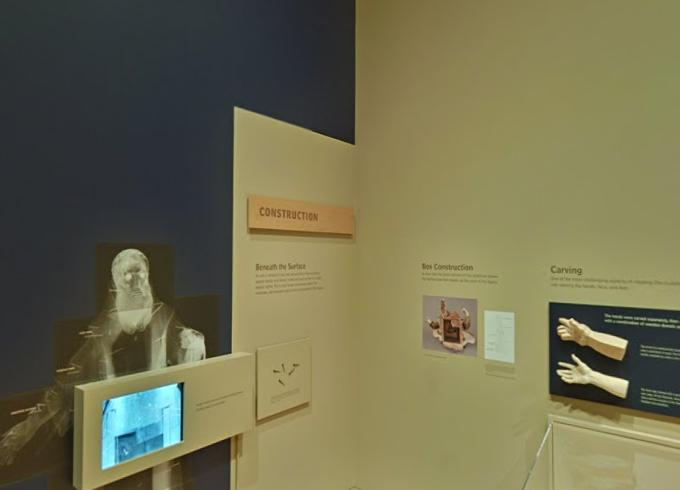
#> input picture COMP90086_2021_Project_test/test/IMG4324_5.jpg, 680 x 490 px, given in place of aero1.jpg, which was not available
$ python asift.py COMP90086_2021_Project_test/test/IMG4324_5.jpg
#> lines starting #> are read from the running program, lines starting #| are printed output that depends on the picture; after the words box and inside, x2 and y2 are one past the last pixel; in counts of white or black regions, pixels touching at a corner belong together; pictures that were not available may be replaced by others from this repository, and a replacement may not be noted
### find_obj.py
#!/usr/bin/env python

'''
Feature-based image matching sample.

Note, that you will need the https://github.com/opencv/opencv_contrib repo for SIFT and SURF

USAGE
  find_obj.py [--feature=<sift|surf|orb|akaze|brisk>[-flann]] [ <image1> <image2> ]

  --feature  - Feature to use. Can be sift, surf, orb or brisk. Append '-flann'
               to feature name to use Flann-based matcher instead bruteforce.

  Press left mouse button on a feature point to see its matching point.
'''

# Python 2/3 compatibility
from __future__ import print_function

import numpy as np
import cv2 as cv

from common import anorm, getsize

FLANN_INDEX_KDTREE = 1  # bug: flann enums are missing
FLANN_INDEX_LSH    = 6


def init_feature(name):
    chunks = name.split('-')
    if chunks[0] == 'sift':
        detector = cv.SIFT_create()
        norm = cv.NORM_L2
    elif chunks[0] == 'surf':
        detector = cv.xfeatures2d.SURF_create(800)
        norm = cv.NORM_L2
    elif chunks[0] == 'orb':
        detector = cv.ORB_create(400)
        norm = cv.NORM_HAMMING
    elif chunks[0] == 'akaze':
        detector = cv.AKAZE_create()
        norm = cv.NORM_HAMMING
    elif chunks[0] == 'brisk':
        detector = cv.BRISK_create()
        norm = cv.NORM_HAMMING
    else:
        return None, None
    if 'flann' in chunks:
        if norm == cv.NORM_L2:
            flann_params = dict(algorithm = FLANN_INDEX_KDTREE, trees = 5)
        else:
            flann_params= dict(algorithm = FLANN_INDEX_LSH,
                               table_number = 6, # 12
                               key_size = 12,     # 20
                               multi_probe_level = 1) #2
        matcher = cv.FlannBasedMatcher(flann_params, dict(checks=50))  # bug : need to pass empty dict (#1329)
    else:
        matcher = cv.BFMatcher(norm)
    return detector, matcher


def filter_matches(kp1, kp2, matches, ratio = 0.75):
    mkp1, mkp2 = [], []
    for m in matches:
        if len(m) == 2 and m[0].distance < m[1].distance * ratio:
            m = m[0]
            mkp1.append( kp1[m.queryIdx] )
            mkp2.append( kp2[m.trainIdx] )
    p1 = np.float32([kp.pt for kp in mkp1])
    p2 = np.float32([kp.pt for kp in mkp2])
    kp_pairs = zip(mkp1, mkp2)
    return p1, p2, list(kp_pairs)

def explore_match(win, img1, img2, kp_pairs, status = None, H = None):
    h1, w1 = img1.shape[:2]
    h2, w2 = img2.shape[:2]
    vis = np.zeros((max(h1, h2), w1+w2), np.uint8)
    vis[:h1, :w1] = img1
    vis[:h2, w1:w1+w2] = img2
    vis = cv.cvtColor(vis, cv.COLOR_GRAY2BGR)

    if H is not None:
        corners = np.float32([[0, 0], [w1, 0], [w1, h1], [0, h1]])
        corners = np.int32( cv.perspectiveTransform(corners.reshape(1, -1, 2), H).reshape(-1, 2) + (w1, 0) )
        cv.polylines(vis, [corners], True, (255, 255, 255))

    if status is None:
        status = np.ones(len(kp_pairs), np.bool_)
    p1, p2 = [], []  # python 2 / python 3 change of zip unpacking
    for kpp in kp_pairs:
        p1.append(np.int32(kpp[0].pt))
        p2.append(np.int32(np.array(kpp[1].pt) + [w1, 0]))

    green = (0, 255, 0)
    red = (0, 0, 255)
    kp_color = (51, 103, 236)
    for (x1, y1), (x2, y2), inlier in zip(p1, p2, status):
        if inlier:
            col = green
            cv.circle(vis, (x1, y1), 2, col, -1)
            cv.circle(vis, (x2, y2), 2, col, -1)
        else:
            col = red
            r = 2
            thickness = 3
            cv.line(vis, (x1-r, y1-r), (x1+r, y1+r), col, thickness)
            cv.line(vis, (x1-r, y1+r), (x1+r, y1-r), col, thickness)
            cv.line(vis, (x2-r, y2-r), (x2+r, y2+r), col, thickness)
            cv.line(vis, (x2-r, y2+r), (x2+r, y2-r), col, thickness)
    vis0 = vis.copy()
    for (x1, y1), (x2, y2), inlier in zip(p1, p2, status):
        if inlier:
            cv.line(vis, (x1, y1), (x2, y2), green)

    cv.imshow(win, vis)

    # [20 lines left out: function onmouse, not called in this run]
    cv.setMouseCallback(win, onmouse)
    return vis


# [50 lines left out: function main, not called in this run]


# [4 lines that do not run on import are left out]

### common.py
#!/usr/bin/env python

'''
This module contains some common routines used by other samples.
'''

# Python 2/3 compatibility
from __future__ import print_function
import sys
PY3 = sys.version_info[0] == 3

if PY3:
    from functools import reduce

import numpy as np
import cv2 as cv

# built-in modules
import os
import itertools as it
from contextlib import contextmanager

image_extensions = ['.bmp', '.jpg', '.jpeg', '.png', '.tif', '.tiff', '.pbm', '.pgm', '.ppm']

class Bunch(object):
    def __init__(self, **kw):
        self.__dict__.update(kw)
    def __str__(self):
        return str(self.__dict__)

# [4 lines left out: function splitfn, not called in this run]

def anorm2(a):
    return (a*a).sum(-1)
def anorm(a):
    return np.sqrt( anorm2(a) )

# [44 lines left out: functions homotrans, to_rect, rect2rect_mtx, lookat, mtx2rvec, draw_str, not called in this run]

class Sketcher:
    # [8 lines left out: function __init__, not called in this run]

    def show(self):
        cv.imshow(self.windowname, self.dests[0])

    # [13 lines left out: function on_mouse, not called in this run]


# palette data from matplotlib/_cm.py
_jet_data =   {'red':   ((0., 0, 0), (0.35, 0, 0), (0.66, 1, 1), (0.89,1, 1),
                         (1, 0.5, 0.5)),
               'green': ((0., 0, 0), (0.125,0, 0), (0.375,1, 1), (0.64,1, 1),
                         (0.91,0,0), (1, 0, 0)),
               'blue':  ((0., 0.5, 0.5), (0.11, 1, 1), (0.34, 1, 1), (0.65,0, 0),
                         (1, 0, 0))}

cmap_data = { 'jet' : _jet_data }

# [14 lines left out: function make_cmap, not called in this run]

def nothing(*arg, **kw):
    pass

def clock():
    return cv.getTickCount() / cv.getTickFrequency()

@contextmanager
def Timer(msg):
    print(msg, '...',)
    start = clock()
    try:
        yield
    finally:
        print("%.2f ms" % ((clock()-start)*1000))

class StatValue:
    def __init__(self, smooth_coef = 0.5):
        self.value = None
        self.smooth_coef = smooth_coef
    # [6 lines left out: function update, not called in this run]

class RectSelector:
    # [31 lines left out: functions __init__, onmouse, draw, not called in this run]
    @property
    def dragging(self):
        return self.drag_rect is not None


# [24 lines left out: functions grouper, mosaic, not called in this run]

def getsize(img):
    h, w = img.shape[:2]
    return w, h

def mdot(*args):
    return reduce(np.dot, args)

# [4 lines left out: function draw_keypoints, not called in this run]

### asift.py
#!/usr/bin/env python

'''
Affine invariant feature-based image matching sample.

This sample is similar to find_obj.py, but uses the affine transformation
space sampling technique, called ASIFT [1]. While the original implementation
is based on SIFT, you can try to use SURF or ORB detectors instead. Homography RANSAC
is used to reject outliers. Threading is used for faster affine sampling.

[1] http://www.ipol.im/pub/algo/my_affine_sift/

USAGE
  asift.py [--feature=<sift|surf|orb|brisk>[-flann]] [ <image1> <image2> ]

  --feature  - Feature to use. Can be sift, surf, orb or brisk. Append '-flann'
               to feature name to use Flann-based matcher instead bruteforce.

  Press left mouse button on a feature point to see its matching point.
'''

# Python 2/3 compatibility
from __future__ import print_function

import numpy as np
import cv2 as cv

# built-in modules
import itertools as it
from multiprocessing.pool import ThreadPool

# local modules
from common import Timer
from find_obj import init_feature, filter_matches, explore_match


def affine_skew(tilt, phi, img, mask=None):
    '''
    affine_skew(tilt, phi, img, mask=None) -> skew_img, skew_mask, Ai

    Ai - is an affine transform matrix from skew_img to img
    '''
    h, w = img.shape[:2]
    if mask is None:
        mask = np.zeros((h, w), np.uint8)
        mask[:] = 255
    A = np.float32([[1, 0, 0], [0, 1, 0]])
    if phi != 0.0:
        phi = np.deg2rad(phi)
        s, c = np.sin(phi), np.cos(phi)
        A = np.float32([[c,-s], [ s, c]])
        corners = [[0, 0], [w, 0], [w, h], [0, h]]
        tcorners = np.int32( np.dot(corners, A.T) )
        x, y, w, h = cv.boundingRect(tcorners.reshape(1,-1,2))
        A = np.hstack([A, [[-x], [-y]]])
        img = cv.warpAffine(img, A, (w, h), flags=cv.INTER_LINEAR, borderMode=cv.BORDER_REPLICATE)
    if tilt != 1.0:
        s = 0.8*np.sqrt(tilt*tilt-1)
        img = cv.GaussianBlur(img, (0, 0), sigmaX=s, sigmaY=0.01)
        img = cv.resize(img, (0, 0), fx=1.0/tilt, fy=1.0, interpolation=cv.INTER_NEAREST)
        A[0] /= tilt
    if phi != 0.0 or tilt != 1.0:
        h, w = img.shape[:2]
        mask = cv.warpAffine(mask, A, (w, h), flags=cv.INTER_NEAREST)
    Ai = cv.invertAffineTransform(A)
    return img, mask, Ai


def affine_detect(detector, img, mask=None, pool=None):
    '''
    affine_detect(detector, img, mask=None, pool=None) -> keypoints, descrs

    Apply a set of affine transformations to the image, detect keypoints and
    reproject them into initial image coordinates.
    See http://www.ipol.im/pub/algo/my_affine_sift/ for the details.

    ThreadPool object may be passed to speedup the computation.
    '''
    params = [(1.0, 0.0)]
    for t in 2**(0.5*np.arange(1,6)):
        for phi in np.arange(0, 180, 72.0 / t):
            params.append((t, phi))

    def f(p):
        t, phi = p
        timg, tmask, Ai = affine_skew(t, phi, img)
        keypoints, descrs = detector.detectAndCompute(timg, tmask)
        for kp in keypoints:
            x, y = kp.pt
            kp.pt = tuple( np.dot(Ai, (x, y, 1)) )
        if descrs is None:
            descrs = []
        return keypoints, descrs

    keypoints, descrs = [], []
    if pool is None:
        ires = it.imap(f, params)
    else:
        ires = pool.imap(f, params)

    for i, (k, d) in enumerate(ires):
        #print('affine sampling: %d / %d\r' % (i+1, len(params)), end='')
        keypoints.extend(k)
        descrs.extend(d)

    return keypoints, np.array(descrs)


def main():
    import sys, getopt
    opts, args = getopt.getopt(sys.argv[1:], '', ['feature='])
    opts = dict(opts)
    feature_name = opts.get('--feature', 'brisk-flann')
    try:
        fn1, fn2 = args
    except:
        fn1 = 'aero1.jpg'
        fn2 = 'aero3.jpg'

    img1 = cv.imread(cv.samples.findFile(fn1), cv.IMREAD_GRAYSCALE)
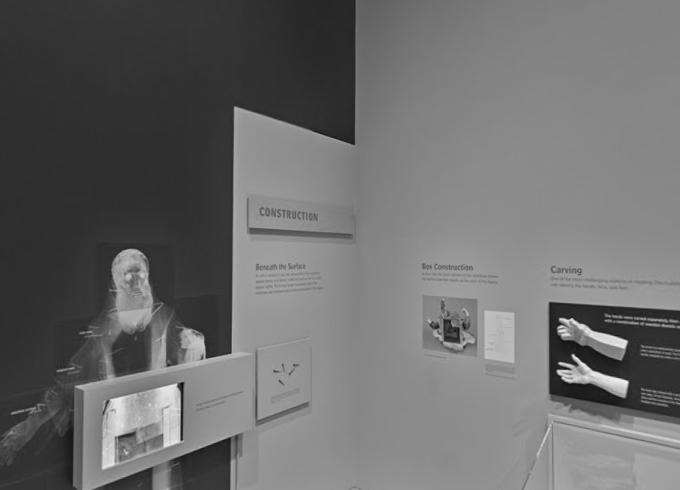
#> img1: shape (490, 680); min 7, max 254, mean 107.8
    img2 = cv.imread(cv.samples.findFile(fn2), cv.IMREAD_GRAYSCALE)
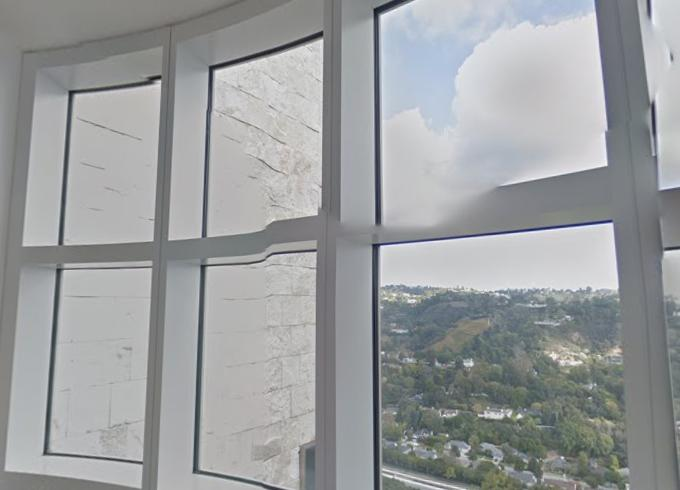
#> input picture COMP90086_2021_Project_test/test/IMG4346_3.jpg, 680 x 490 px, given in place of aero3.jpg, which was not available
#> img2: shape (490, 680); min 18, max 252, mean 156.8
    detector, matcher = init_feature(feature_name)

    if img1 is None:
        print('Failed to load fn1:', fn1)
        sys.exit(1)

    if img2 is None:
        print('Failed to load fn2:', fn2)
        sys.exit(1)

    if detector is None:
        print('unknown feature:', feature_name)
        sys.exit(1)

    print('using', feature_name)

    pool=ThreadPool(processes = cv.getNumberOfCPUs())
    kp1, desc1 = affine_detect(detector, img1, pool=pool)
#> in f, `timg, tmask, Ai = affine_skew(t, phi, img)`: tmask: shape (490, 680); every value is 255
#> in f, `timg, tmask, Ai = affine_skew(t, phi, img)`: Ai = [[1, 0, 0], [0, 1, 0]]
#> in f, `keypoints, descrs = detector.detectAndCompute(timg, tmask)`: keypoints = 560 keypoints; strongest (x, y, size): (557, 371, 18), (622, 340, 35.4), (573, 357, 29.1), (626, 382, 25.9)
#> the loop in affine_detect, `for i, (k, d) in enumerate(ires): #print('affine sampling: %d / %d\r' ..` made 43 passes
#> pass 1, in affine_skew (call 2), `img = cv.resize(img, (0, 0), fx=1.0/tilt, fy=1.0, interpolation=cv.INT..`:
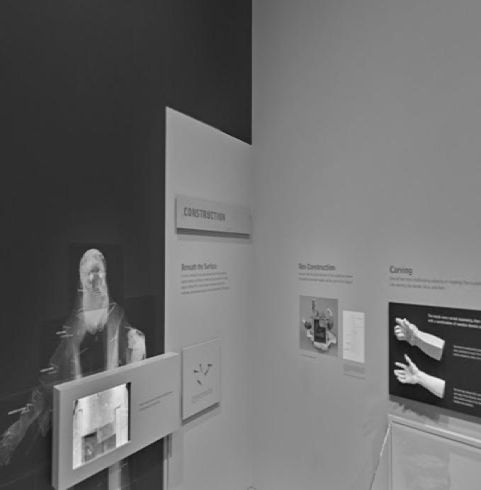
#> img: shape (490, 481); min 16, max 242, mean 107.7
#> after the loop in affine_detect, `for i, (k, d) in enumerate(ires):`: descrs = 6541 items; keypoints = 6541 keypoints; strongest (x, y, size): (624, 382, 29.7), (557, 371, 18), (623, 382, 31.1), (620, 343, 39.3)
#> kp1 has the same summary as keypoints in affine_detect
    kp2, desc2 = affine_detect(detector, img2, pool=pool)
#> in f (call 44), `keypoints, descrs = detector.detectAndCompute(timg, tmask)`: keypoints = 745 keypoints; strongest (x, y, size): (447, 435, 12), (609, 224, 20.6), (604, 162, 41.4), (610, 225, 25.8)
#> the loop in affine_detect (call 2), `for i, (k, d) in enumerate(ires): #print('affine sampling: %d / %d\r' ..` made 43 passes
#> pass 1, in affine_skew (call 45), `img = cv.resize(img, (0, 0), fx=1.0/tilt, fy=1.0, interpolation=cv.INT..`:
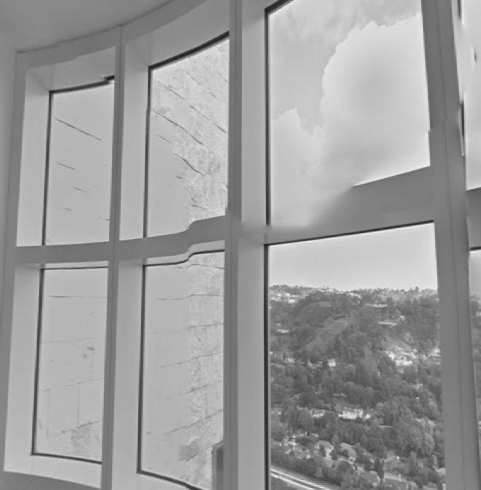
#> img: shape (490, 481); min 26, max 245, mean 156.8
#> pass 2, in affine_skew (call 46), `img = cv.warpAffine(img, A, (w, h), flags=cv.INTER_LINEAR, borderMode=..`:
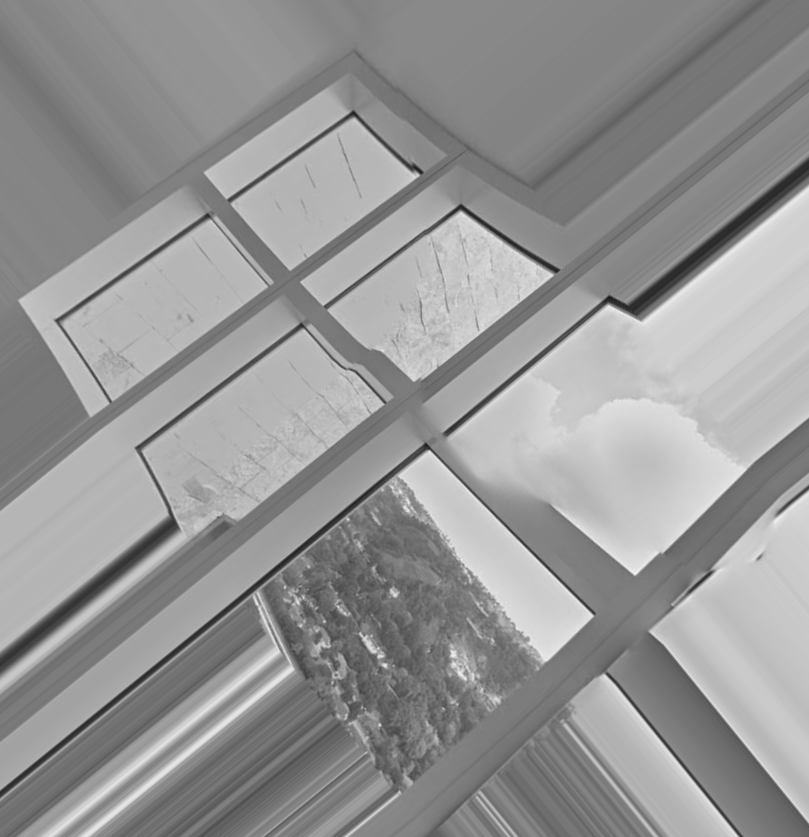
#> img: shape (837, 809); min 22, max 243, mean 149.8
    print('img1 - %d features, img2 - %d features' % (len(kp1), len(kp2)))
#| img1 - 6541 features, img2 - 9223 features

    def match_and_draw(win):
        with Timer('matching'):
            raw_matches = matcher.knnMatch(desc1, trainDescriptors = desc2, k = 2) #2
        p1, p2, kp_pairs = filter_matches(kp1, kp2, raw_matches)
        if len(p1) >= 4:
            H, status = cv.findHomography(p1, p2, cv.RANSAC, 5.0)
            print('%d / %d  inliers/matched' % (np.sum(status), len(status)))
            # do not draw outliers (there will be a lot of them)
            kp_pairs = [kpp for kpp, flag in zip(kp_pairs, status) if flag]
        else:
            H, status = None, None
            print('%d matches found, not enough for homography estimation' % len(p1))

        explore_match(win, img1, img2, kp_pairs, None, H)


    match_and_draw('affine find_obj')
#| 9 / 33  inliers/matched
#> in explore_match, `cv.polylines(vis, [corners], True, (255, 255, 255))`:
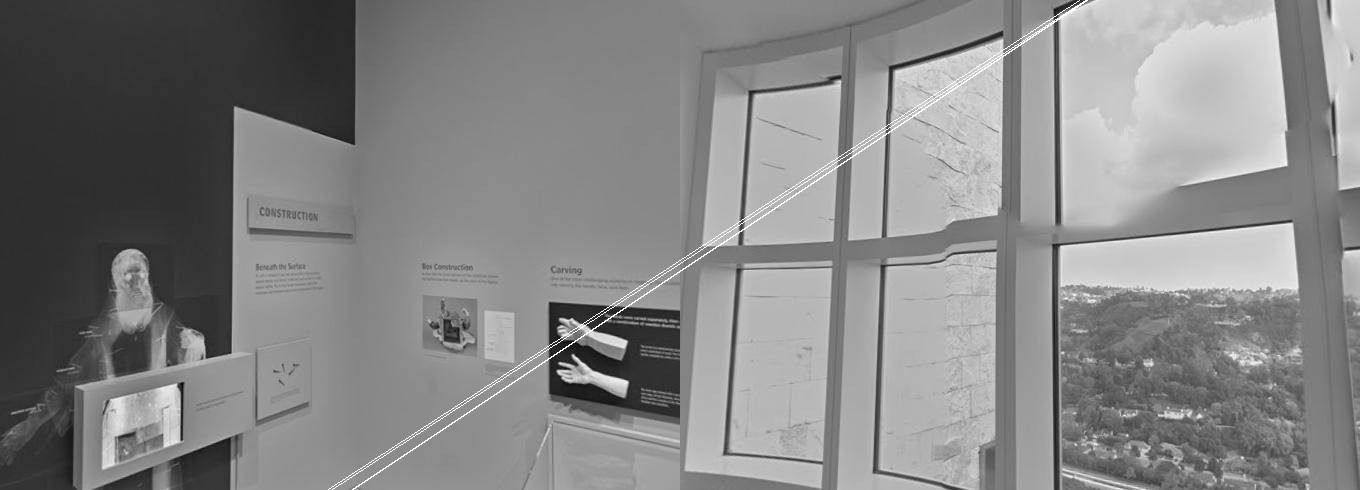
#> vis: shape (490, 1360, 3); min 7, max 255, mean 132.7
#> the loop in explore_match, `for kpp in kp_pairs:` made 9 passes
#> kpp on passes 2 to 9: 2 keypoints; (x, y, size): (188, 331, 32.3), (384, 15, 11.7), 2 keypoints; (x, y, size): (383, 17, 12.1), (184, 332, 22.7), 2 keypoints; (x, y, size): (429, 324, 17.9), (62, 244, 13.1), 2 keypoints; (x, y, size): (228, 351, 13.3), (410, -1, 14.2), 2 keypoints; (x, y, size): (223, 347, 35.7), (410, -1, 14.2), 2 keypoints; (x, y, size): (410, -1, 14.2), (228, 350, 13.1), 2 keypoints; (x, y, size): (229, 348, 13.9), (410, -1, 14.2), 2 keypoints; (x, y, size): (433, 326, 13.2), (62, 244, 13.1)
#> the loop in explore_match, `for (x1, y1), (x2, y2), inlier in zip(p1, p2, status):` made 9 passes
#> (x1, y1, x2, y2) on passes 1 to 9: (510, 360, 1281, 164), (187, 331, 1064, 15), (183, 331, 1062, 16), (428, 324, 741, 244), (228, 350, 1089, -1), (223, 347, 1089, -1), (228, 349, 1089, -1), (228, 348, 1089, -1), (432, 326, 741, 244)
#> after the loop in explore_match, `for (x1, y1), (x2, y2), inlier in zip(p1, p2, status):`: vis: shape (490, 1360, 3); 0.02% of pixels changed, all inside (x1, y1, x2, y2) = (181, 0, 1284, 363)
#> after the loop in explore_match, `for (x1, y1), (x2, y2), inlier in zip(p1, p2, status):`:
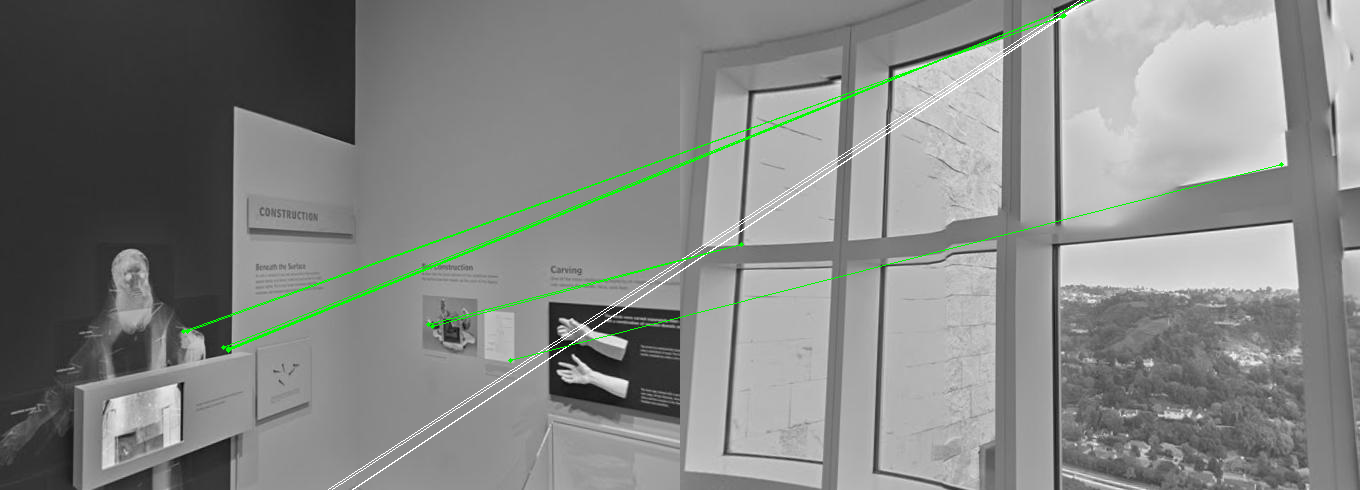
#> vis: shape (490, 1360, 3); mean B, G, R 131.6, 133.6, 131.6
    cv.waitKey()
    print('Done')


if __name__ == '__main__':
    print(__doc__)
    main()
    cv.destroyAllWindows()
